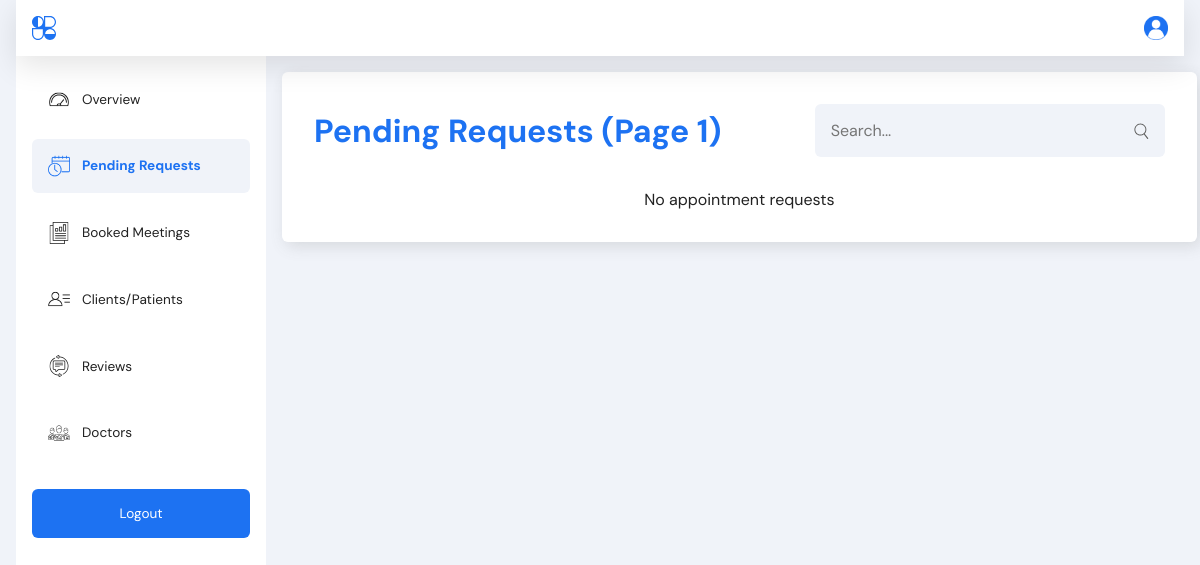
Before: /admin/appointments.php (signed in) with the older database file.
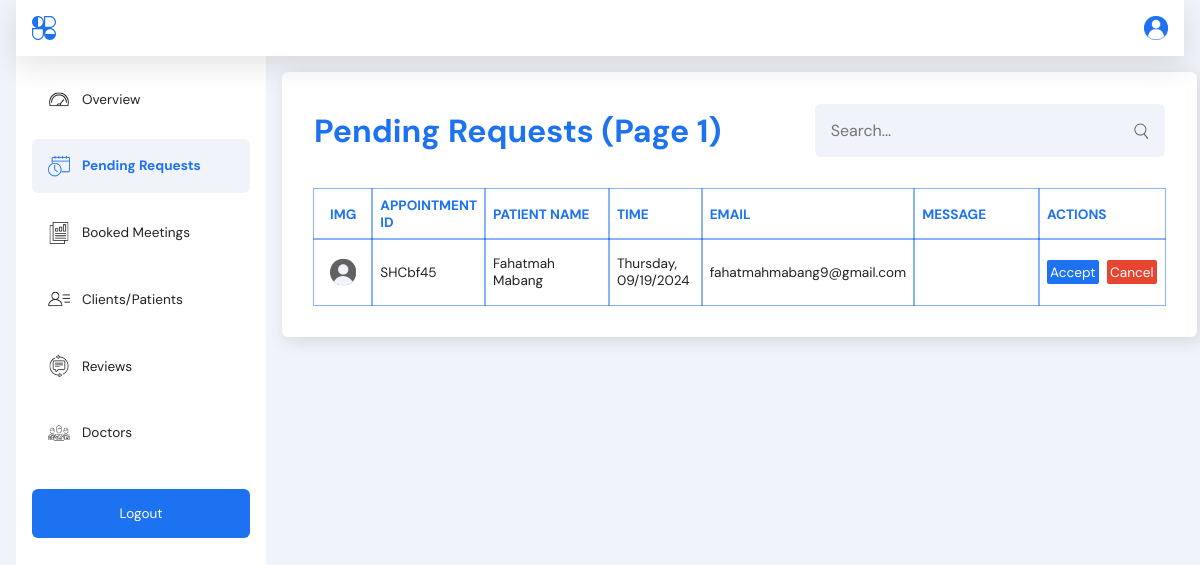
After: the same page with the newer database file.
### tables this page shows
CREATE TABLE `appointments` (
  `user_id` varchar(20) NOT NULL,
  `appointment_id` varchar(20) NOT NULL,
  `name` varchar(255) NOT NULL,
  `email` varchar(255) NOT NULL,
  `contact` varchar(30) NOT NULL,
  `message` varchar(255) NOT NULL,
  `date` varchar(30) NOT NULL,
  `time` varchar(30) NOT NULL,
  `location` varchar(30) NOT NULL,
  `status` varchar(100) NOT NULL,
  `created_at` datetime NOT NULL
);

### admin/appointments.php (the view, shortened to what this page needs)
<?php
require_once '../includes/dbh.inc.php';
$results_per_page = 5;
$page = isset($_GET['page']) ? (int)$_GET['page'] : 1;
$page = max(1, $page);
$this_page_first_result = ($page - 1) * $results_per_page;
$query = "SELECT * FROM appointments WHERE status = 'request' LIMIT $this_page_first_result, $results_per_page";
$result = $conn->query($query);
$users = [];
if ($result->num_rows > 0) {
    while ($row = $result->fetch_assoc()) {
        $users[] = $row;
    }
}
?>
<!DOCTYPE html>
<html lang="en">
<head>
  <link rel="stylesheet" href="../src/dist/styles.css" />
</head>
<body>
  <main class="admin-main">
    <?php include("includes/nav.php"); ?>
    <?php include("includes/side_nav.php"); ?>
    <section class="account__container admin-cards">
      <div class="appointments__container appointments__page">
        <div class="appointments">
          <div class="top_header">
            <h4>Pending Requests (Page <?php echo $page; ?>)</h4>
            <form class="search__bar">
              <input type="text" name="appointment" id="appointment" placeholder="Search..." />
              <button type="submit">
                <img src="../assets/admin_images/search.svg" alt="search icon" />
              </button>
            </form>
          </div>
          <?php if (count($users) > 0) { ?>
          <table>
            <thead>
              <tr>
                <th class="patient_img">IMG</th>
                <th class="patient_appointment">APPOINTMENT ID</th>
                <th class="patient_name">PATIENT NAME</th>
                <th class="patient_time">TIME</th>
                <th class="patient_email">EMAIL</th>
                <th class="patient_message">MESSAGE</th>
                <th class="actions">ACTIONS</th>
              </tr>
            </thead>
            <?php foreach ($users as $user){?>
            <tr>
              <td>
                <img src="../assets/admin_images/default_image.svg" class="img"
                  style="border-radius: 4rem; width: 2rem; height: 2rem" />
              </td>
              <td><?php echo $user['appointment_id']; ?></td>
              <td><?php echo $user['name']; ?></td>
              <td><?php echo $user['date']; ?></td>
              <td><?php echo $user['email']; ?></td>
              <td><?php echo $user['message']; ?></td>
              <td>
                <div class="action_button__container">
                  <form action="includes/send_email.php" method="post">
                    <input type="submit" value="Accept" name="accept" class="button accept">
                  </form>
                  <form action="includes/send_email.php" method="post">
                    <input type="submit" value="Cancel" name="cancel" class="button cancel">
                </div>
              </td>
            </tr>
            <?php } ?>
          </table>
          <?php } else { ?>
          <p>No appointment requests</p>
          <?php } ?>
        </div>
      </div>
    </section>
  </main>
</body>
</html>

Changed rows visible on the page:
now on this page (row edited): appointments: appointment "SHCbf45", name "Fahatmah Mabang", date "Thursday, 09/19/2024", email "fahatmahmabang9@gmail.com"
Other visible differences:
text no longer shown: "No appointment requests"
text now shown: "IMG APPOINTMENT ID PATIENT NAME TIME EMAIL MESSAGE ACTIONS"
